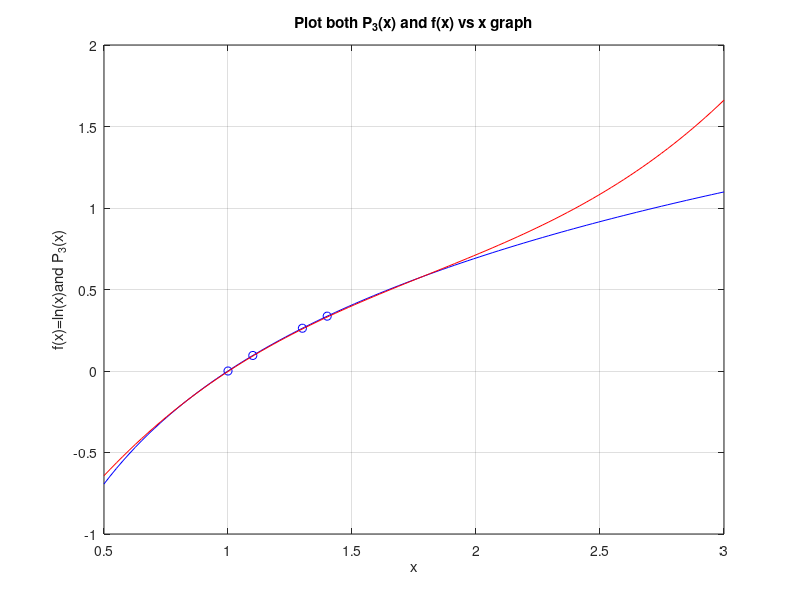

Source code (MATLAB):
clearvars; 
clc; 
close all;
 
function_x = @(x)log(x);
nodes=[1 1.1 1.3 1.4];    %nodes=input('Enter list of node points: ');
 
n = length(nodes);
fx = zeros(1,n);
product = zeros(n,n);
 
% Find the list of  f(x),such as f(x0),f(x1),f(x2),f(x3)
for i=1:n
    fx(1,i)=log(nodes(i));
end
 
% Find P(x)=f(x0)*L0 + f(x1)*L1 + f(x2)*L2 + f(x3)*L3
for i=1:n %for making Ln *f(x_n)
    L=1;
    for j=1:n  %for making L0,L1,L2 ,L....
        if i~=j
            L=conv(L,poly(nodes(j)))/(nodes(i)-nodes(j));
        end
    end
    product(i,:)= L*fx(i);
end
polynomial = sum(product);
 
pow = n-1;
 
fprintf('Coefficients of polynomial:[%5.4f %5.4f %5.4f %5.4f]\n',polynomial)
disp('The polynomial is:')
for k=1:n-1
    fprintf('+(%.4fx^%d)',polynomial(k),pow)
    pow = pow-1;
end
 
fprintf('+(%.2f)',polynomial(n))
 
fprintf('\n')
 
%Error Bound finding
 
%Assume, gx = (x-1) (x-1.1) (x -1.3) (x-1.4)
gx = @(x) ((x.^4) -(4.8*x.^3)+(8.59*x.^2)-(6.792*x)+2.002);
% derivative_of_gx = diff(gx)
diff_gx = @(x) ((4*x.^3)-(14.4*x.^2)+(17.18*x)-6.792);
 
value_x = zeros(3,1);
 
coeff_diff_gx = [4 -14.4 17.18 -6.792];
value_x = roots(coeff_diff_gx);
 
%val_x = solve(dx_gx);
%val_x = feval(symengine,'numeric::solve',dx_gx,'AllRealRoots')
 
val_gx = zeros(3,1);
val_gx = gx(value_x);
 
absolute_gx = abs(val_gx);
 
max_val_gx = max(absolute_gx);
%fprintf('The maximum absolute value on [1,1.4] of the polynomial g(x) is:
%%5.6f\n',max_val_gx) 
 
 
%Find absolute maximum on [1,1.4) of the function f(x) = log(x))
fx = @(x) log(x);
%fourth_derivate_fx = diff(fx,4)
fourth_derivate_fx = @(x)(-6./x.^4);
 
xInterval = [1 1.4];
 
dx = 0.0001;
poles = xInterval(1): dx : xInterval(2);
len = length(poles);
val_diff_fx=zeros(len,1);
%Calculate f(x) values
for i = 1:length(poles)
  val_diff_fx(i,1) = fourth_derivate_fx(poles(i));
  
end
 
abs_val_dfx = abs(val_diff_fx);
max_fx = max(abs_val_dfx);
%fprintf('The absolute maximum value of fourth derivative of f(x)
% is : %5.4f\n',max_fx)
 
%Error bound = (maxima of g(x))*(maxima of f(x))/n!,where n=4, interval
% [1,1.4]
fact = factorial( n) ;
error_bound = (max_val_gx * max_fx./fact);
 
fprintf('The error bound is : %5.6f\n',error_bound)
 
%Plot function,f(x)=ln(x)  and  Polynomial,P(x)=
% (0.1970056*x^3)-(1.06529*x^2)+(2.5324*x)-(1.66686)  
 
 
func = log(nodes);
plot(nodes,func,'bo');
 
x_nodes = linspace(0.5,3,100);
funcx= log(x_nodes);
hold on;
plot(x_nodes,funcx,'b-');
 
polynomial = (0.1970056*x_nodes.^3)-(1.06529*x_nodes.^2)...
    +(2.5324*x_nodes.^1)-(1.66686);
plot(x_nodes,polynomial,'r-');
 
grid on
xlabel('x')
ylabel('f(x)=ln(x)and P_3(x)')
title('Plot both P_3(x) and f(x) vs x graph')
